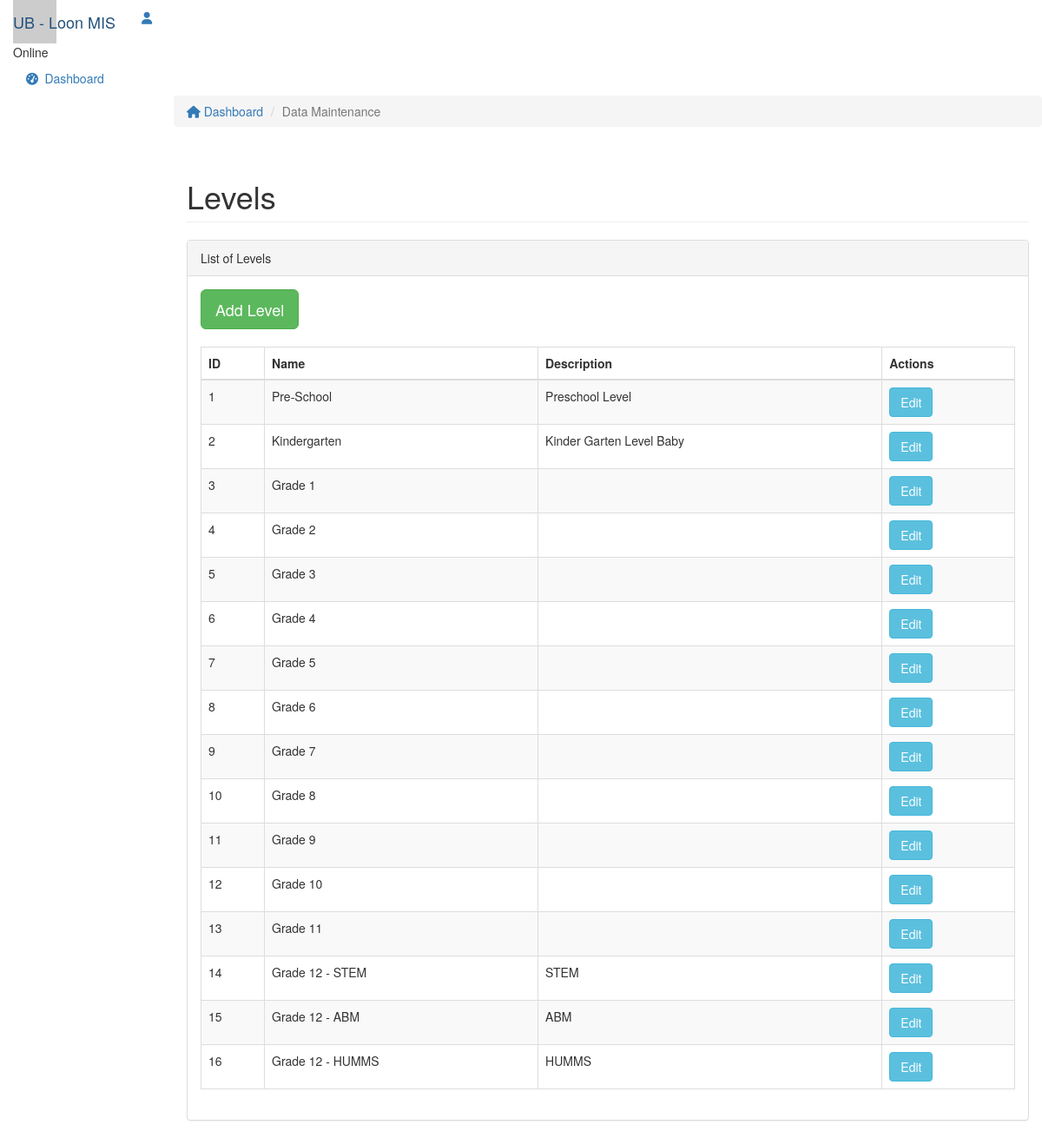
The app's page /index.php/level, older data.
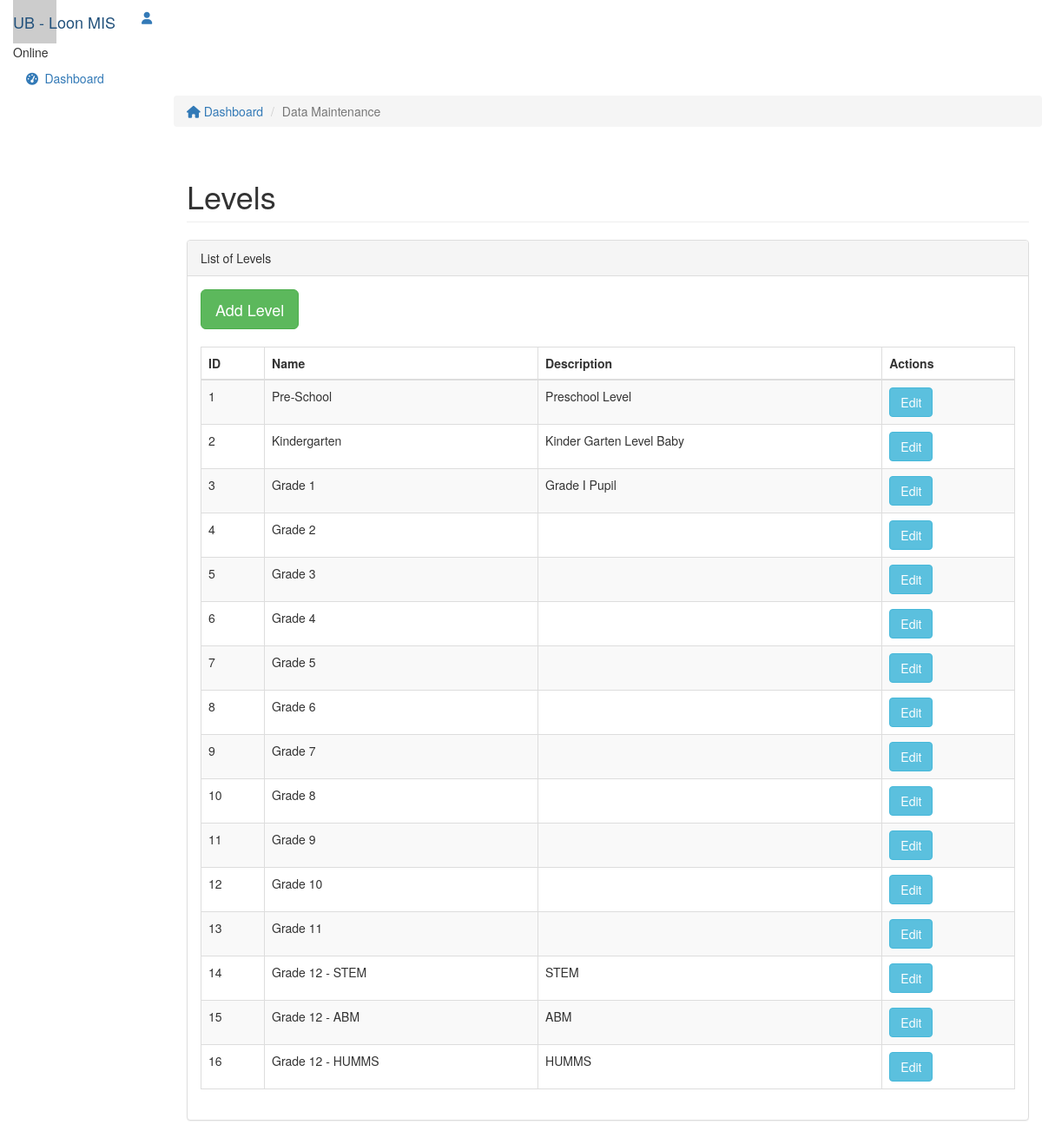
The same page, newer data.
### tables this page shows
CREATE TABLE `levels` (
  `levels_id` int(11) NOT NULL,
  `name` varchar(100) NOT NULL,
  `description` varchar(100) DEFAULT NULL
);

### application/views/layouts/main.php (called while the page is built, shortened)
<?php
$this->load->view('parts/header');
$this->load->view($_view);
?>

### application/controllers/Level.php (called while the page is built, shortened)
<?php
class Level extends CI_Controller{
    function __construct()
    {
        $this->load->model('Level_model');
    }
    function index()
    {
        $data['levels'] = $this->Level_model->get_all_levels();
        $data['page_title'] = 'Levels';
        $data['_view'] = 'level/index';
        $this->load->view('layouts/main',$data);
    }
}

### index.php (called while the page is built, shortened)
<?php
require_once BASEPATH.'core/CodeIgniter.php';

### application/models/Level_model.php (called while the page is built, shortened)
<?php
class Level_model extends CI_Model
{
    function get_all_levels()
    {
        $this->db->order_by('levels_id', 'ASC');
        return $this->db->get('levels')->result_array();
    }
}

### application/views/level/index.php (the view, shortened to what this page needs)
<div class="col-sm-9 col-sm-offset-3 col-lg-10 col-lg-offset-2 main">
		<div class="row">
			<ol class="breadcrumb">
				<li><a href="#">
					<em class="fa fa-home"></em> Dashboard
				</a></li>
				<li class="active">Data Maintenance</li>
			</ol>
		</div>
		<div class="row">
			<div class="col-lg-12">
				<h1 class="page-header">Levels</h1>
			</div>
		</div>
		<div class="row">
			<div class="col-lg-12">
				<div class="panel panel-default">
					<div class="panel-heading">List of Levels</div>
					<div class="panel-body">
						<div class="table-responsive">
							<div>
								<a href="<?php echo site_url('level/add'); ?>" class="btn btn-success btn-lg">Add Level</a>
							</div>
							<br>
								<table class="table table-striped table-bordered table-level-list">
									<thead>
								    <tr>
										<th>ID</th>
										<th>Name</th>
										<th>Description</th>
										<th>Actions</th>
								    </tr>
								</thead>
								<tbody>
									<?php foreach($levels as $l){ ?>
								    <tr>
										<td><?php echo $l['levels_id']; ?></td>
										<td><?php echo $l['name']; ?></td>
										<td><?php echo $l['description']; ?></td>
										<td>
								            <a href="<?php echo site_url('level/edit/'.$l['levels_id']); ?>" class="btn btn-info btn-md">Edit</a>
								        </td>
								    </tr>
									<?php } ?>
									</tbody>
								</table>
							</div>
						</div>
					</div>
				</div>
			</div>
	</div>

### application/views/parts/header.php (shortened to what this page needs)
<!DOCTYPE html>
<html>
<head>
	<link href="<?php echo base_url('lumino/css/bootstrap.min.css');?>" rel="stylesheet">
	<link href="<?php echo base_url('lumino/css/font-awesome.min.css');?>" rel="stylesheet">
	<link href="<?php echo base_url('lumino/css/datepicker3.css');?>" rel="stylesheet">
	<link href="<?php echo base_url('lumino/css/styles.css');?>" rel="stylesheet">
	<link href="<?php echo base_url('lumino/css/styles.css');?>" rel="stylesheet">
	<link href="<?php echo base_url('datatables/css/dataTables.bootstrap.min.css');?>" rel="stylesheet">
	<link href="<?php echo base_url('bsselect/bootstrap-select.min.css');?>" rel="stylesheet">
</head>
<body>
	<nav class="navbar navbar-custom navbar-fixed-top" role="navigation">
		<div class="container-fluid">
			<div class="navbar-header">
				<a class="navbar-brand" href="#"><span>UB - </span>Loon MIS</a>
				 	<ul class="nav navbar-top-links navbar-right">
					<li class="dropdown"><a class="dropdown-toggle count-info" data-toggle="dropdown" href="#">
						<em class="fa fa-user"></em>
					</a>
					</li>
				</ul>
			</div>
		</div>
	</nav>
	<div id="sidebar-collapse" class="col-sm-3 col-lg-2 sidebar">
		<div class="profile-sidebar">
			<div class="profile-userpic">
				<img src="http://placehold.it/50/30a5ff/fff" class="img-responsive" alt="">
			</div>
			<div class="profile-usertitle">
				<div class="profile-usertitle-status"><span class="indicator label-success"></span>Online</div>
			</div>
		</div>
		<ul class="nav menu">
			<li><a href=""><em class="fa fa-dashboard">&nbsp;</em> Dashboard</a></li>
		</ul>
	</div>
	</body>
</html>

Row changes from the older to the newer data that the page shows:
changed levels "Grade 1": description (not shown) → "Grade I Pupil"
